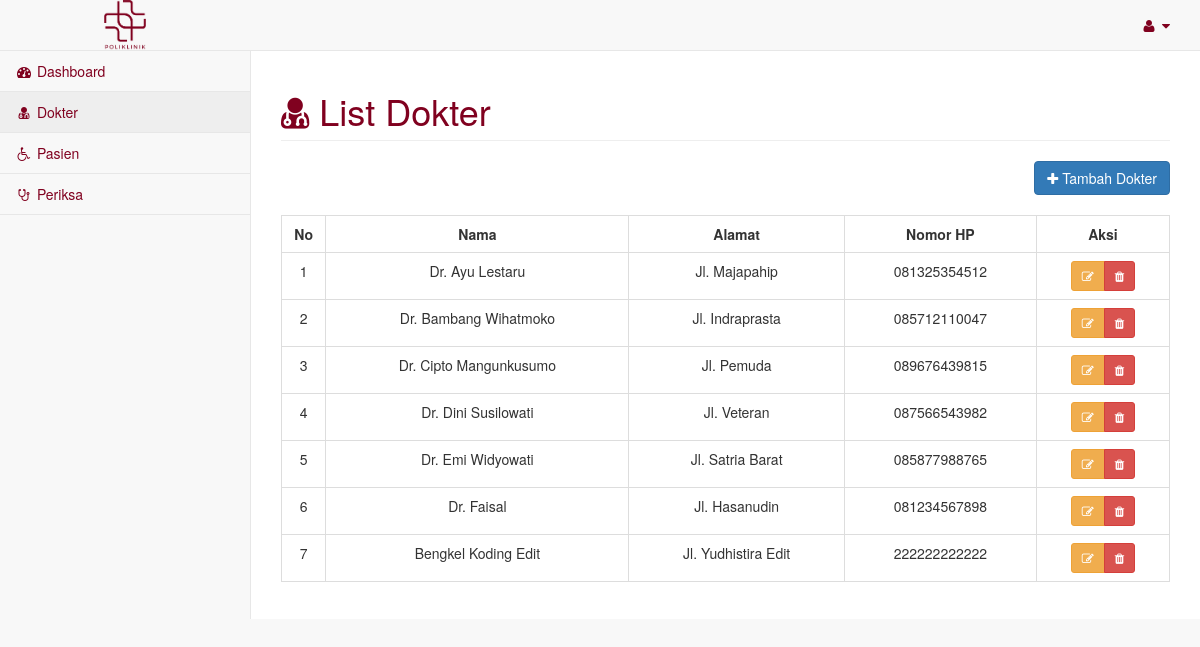
/master_dokter.php, run on the app's committed database.
### tables this page shows
CREATE TABLE `dokter` (
  `id_dokter` int(10) NOT NULL,
  `nama_dokter` varchar(255) NOT NULL,
  `alamat_dokter` varchar(255) NOT NULL,
  `no_hp_dokter` varchar(50) NOT NULL
);

### master_dokter.php (the view, shortened to what this page needs)
<!DOCTYPE html>
<html lang="en">
<head>
    <link rel="stylesheet" href="assets/style.css">
    <link href="vendor/bootstrap/css/bootstrap.min.css" rel="stylesheet">
    <link href="vendor/metisMenu/metisMenu.min.css" rel="stylesheet">
    <link href="dist/css/sb-admin-2.css" rel="stylesheet">
    <link href="vendor/morrisjs/morris.css" rel="stylesheet">
    <link href="vendor/font-awesome/css/font-awesome.min.css" rel="stylesheet" type="text/css">
    <link href="vendor/datatables-plugins/dataTables.bootstrap.css" rel="stylesheet">
    <link href="vendor/datatables-responsive/dataTables.responsive.css" rel="stylesheet">
</head>
<body>
<div id="wrapper">
        <nav class="navbar navbar-default navbar-static-top" role="navigation" style="margin-bottom: 0">
            <div class="navbar-header">
                <img src="assets/biomedic.png" alt="" class="img-icon" style="margin-left:100px;">
            </div>
            <ul class="nav navbar-top-links navbar-right">
                <li class="dropdown">
                    <a class="dropdown-toggle" data-toggle="dropdown" href="#" style="color:#80011f;">
                        <i class="fa fa-user fa-fw"></i> <i class="fa fa-caret-down"></i>
                    </a>
                </li>
            </ul>
            <div class="navbar-default sidebar" role="navigation">
                <div class="sidebar-nav navbar-collapse">
                    <ul class="nav" id="side-menu">
                        <li>
                            <a href="halaman_admin.php" style="color:#80011f;"><i class="fa fa-dashboard fa-fw"></i> Dashboard</a>
                        </li>
                        <li>
                            <a href="master_dokter.php" style="color:#80011f;"><i class="fa fa-user-md fa-fw"></i> Dokter</a>
                        </li>
                        <li>
                            <a href="master_pasien.php" style="color:#80011f;"><i class="fa fa fa-wheelchair fa-fw"></i> Pasien</a>
                        </li>
                        <li>
                            <a href="master_periksa.php" style="color:#80011f;"><i class="fa fa-stethoscope fa-fw"></i>  Periksa</a>
                        </li>
                    </ul>
                </div>
            </div>
        </nav>
<div id="page-wrapper">
            <div class="row">
                <div class="col-lg-12">
                    <h1 class="page-header" style="color:#80011f;"><i class="fa fa-user-md"></i> List Dokter</h1>
                </div>
                <div class="col-lg-12">
                <div style='float: right;' >
                          <button type="button" class="btn btn-primary btn-icon-split" data-toggle="modal" data-target="#myModal"><i class="fa fa-plus"></i> Tambah Dokter</button>
	            </div>
	            </div>
            </div>
            <br>
          <div class="card-body">
                <div class="table-responsive">
                    <table class="table table-bordered" id="dataTable" width="100%" cellspacing="0">
                    <tr align="center" style="font-weight:bold">
                    <td width="5%">No</td>
                    <td>Nama</td>
                    <td>Alamat</td>
                    <td>Nomor HP</td>
                    <td width="15%">Aksi</td>
                    </tr>
                    <?php
                        include 'koneksi.php';
                        $no = 1;
                        $query = "SELECT * FROM dokter";
                        $result = mysqli_query($koneksi, $query);
                        while ($row = mysqli_fetch_array($result)) :
                            ?>
                                    <tr align="center">
                                    <td><?= $no++ ?></td>
                                    <td><?= $row['nama_dokter'] ?></td>
                                    <td><?= $row['alamat_dokter'] ?></td>
                                    <td><?= $row['no_hp_dokter'] ?></td>
                                    <td>
                                        <div class="btn-group" role="group">
                                        <a title="Edit Data" type="button" class="btn btn-sm btn-warning" data-toggle="modal" data-target="#modalEdit<?=$no?>"><i class="fa fa-edit"></i></a>
                                        <a title="Hapus Data" type="button" class="btn btn-sm btn-danger" data-toggle="modal" data-target="#modalHapus<?=$no?>"><i class="fa fa-trash"></i></a>
                                        </div>
                                    </td>
                                    </tr>
                                    <?php endwhile; ?>
                    </table>
            </div>
         </div>
</div>
</body>
</html>

### assets/style.css (style rules this page uses)
:root { --pr-color:#80011f; }
.img-icon { width: 50px; }

### data on the page
dokter: nama_dokter "Dr. Ayu Lestaru", alamat_dokter "Jl. Majapahip", no_hp_dokter "081325354512"
dokter: nama_dokter "Dr. Bambang Wihatmoko", alamat_dokter "Jl. Indraprasta", no_hp_dokter "085712110047"
dokter: nama_dokter "Dr. Cipto Mangunkusumo", alamat_dokter "Jl. Pemuda", no_hp_dokter "089676439815"
dokter: nama_dokter "Dr. Dini Susilowati", alamat_dokter "Jl. Veteran", no_hp_dokter "087566543982"
dokter: nama_dokter "Dr. Emi Widyowati", alamat_dokter "Jl. Satria Barat", no_hp_dokter "085877988765"
dokter: nama_dokter "Dr. Faisal", alamat_dokter "Jl. Hasanudin", no_hp_dokter "081234567898"
dokter: nama_dokter "Bengkel Koding Edit", alamat_dokter "Jl. Yudhistira Edit", no_hp_dokter "222222222222"
